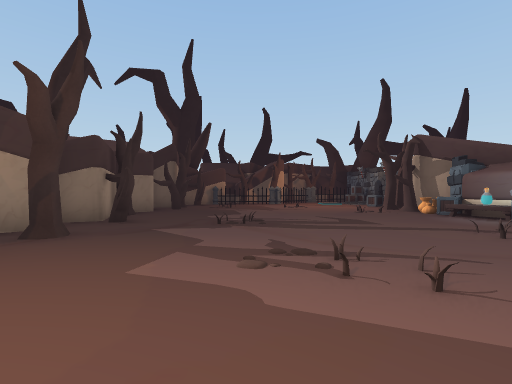
view 1 (above)

24 first-person views from a walk through a Unity game level. The camera is 1.3 m above the floor, looks level and sees 85° across. The floor is counted in squares, 2 m on a side. Each view is taken from the middle of a square. On the plan, view 1 faces up. The plan holds only what a view shows up to about 9 squares ahead; the rest is blank. The place goes on beyond the plan. The player character is not drawn. Some animated figures are not drawn.

view 2
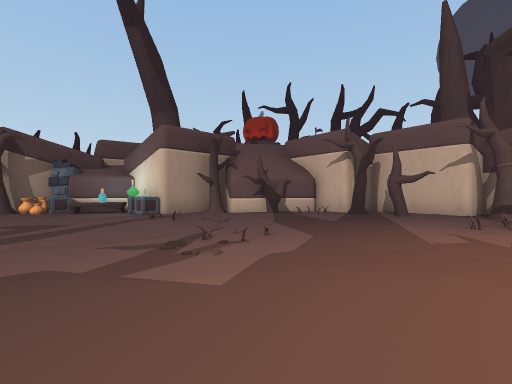

view 3
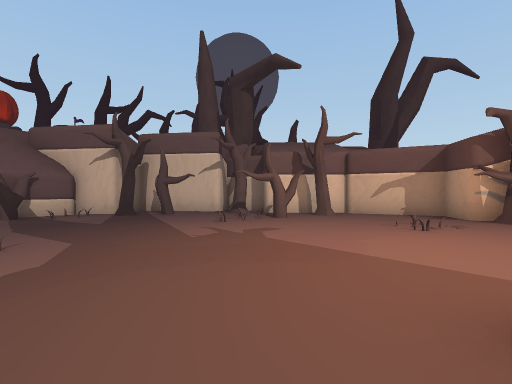

view 4
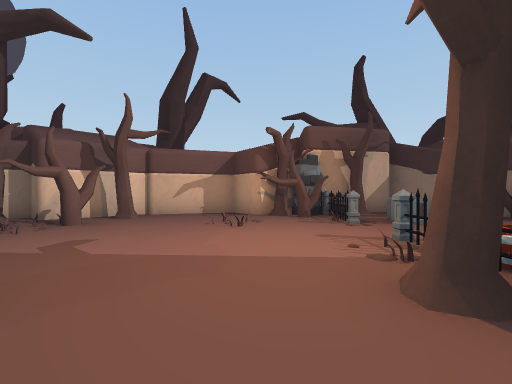

view 5
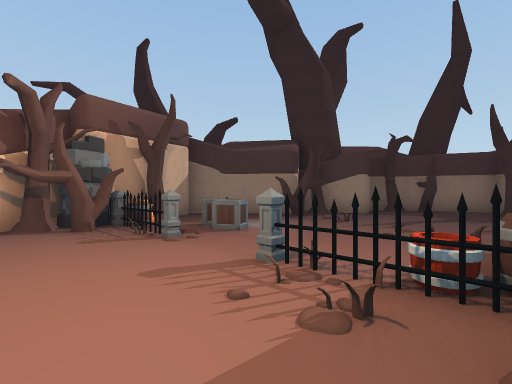

view 6
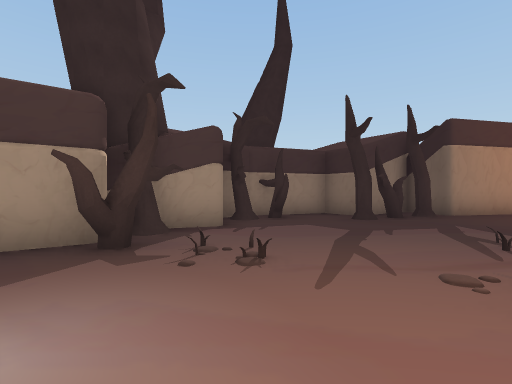

view 7
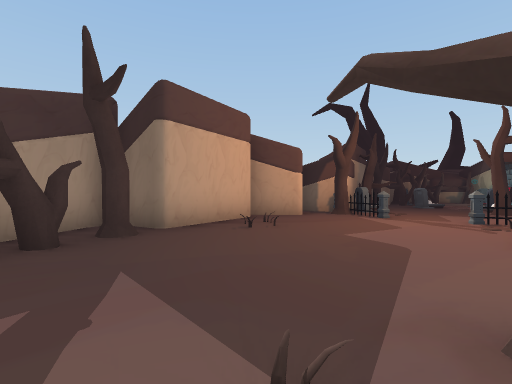

view 8
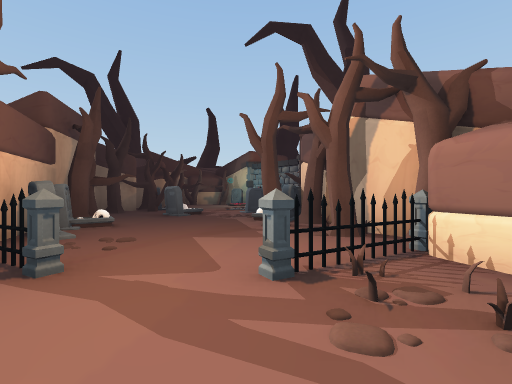

view 9
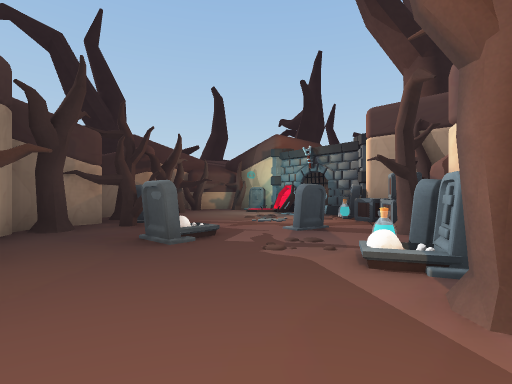

view 10
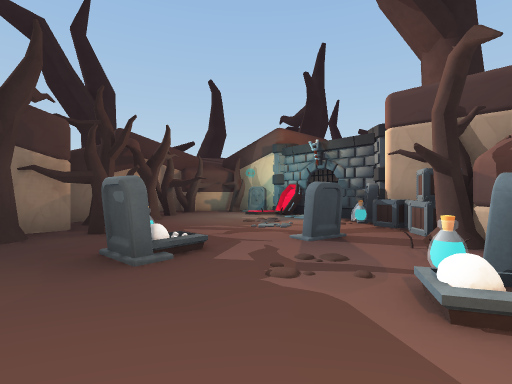

view 11
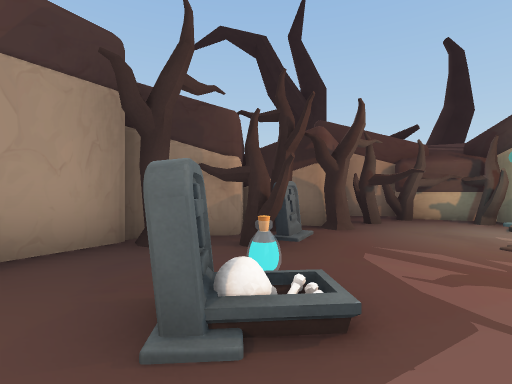

view 12
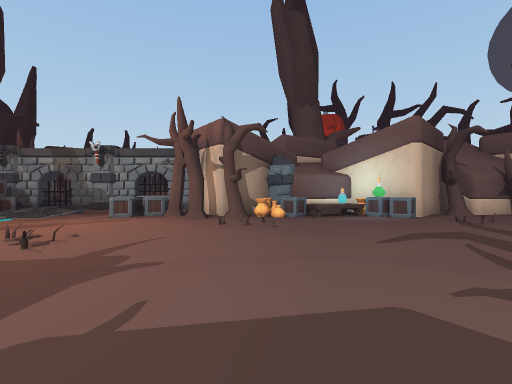

view 13
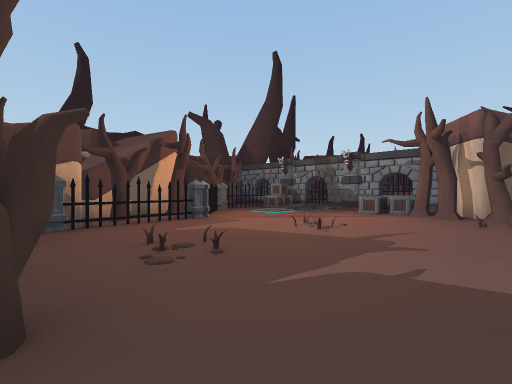

view 14
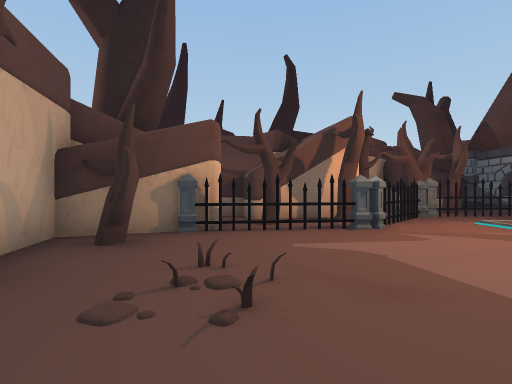

view 15
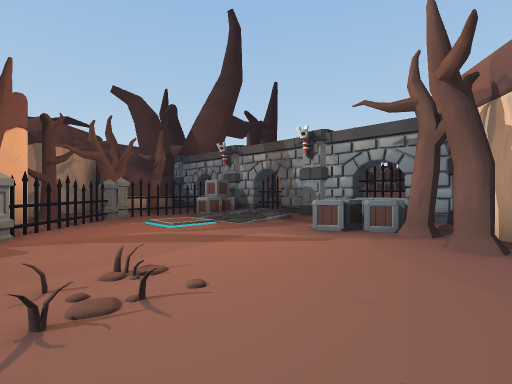

view 16
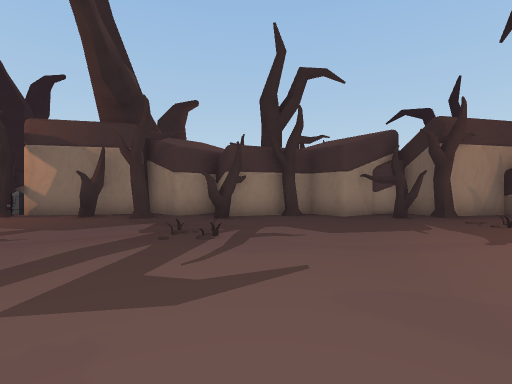

view 17
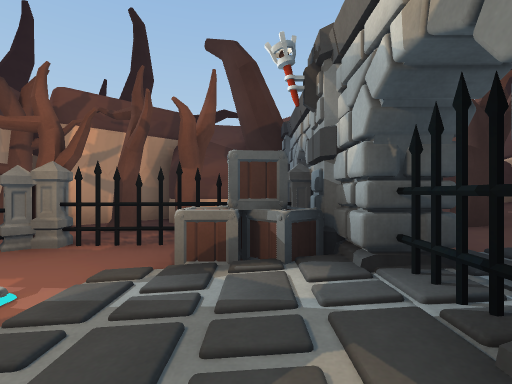

view 18
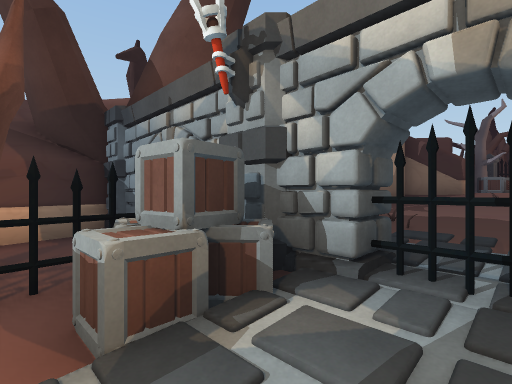

view 19
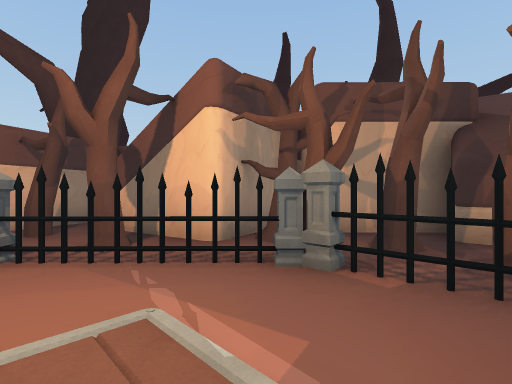

view 20
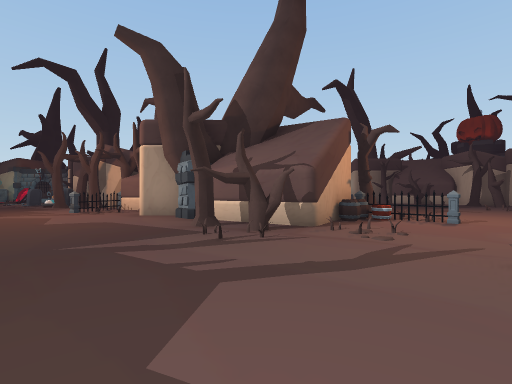

view 21
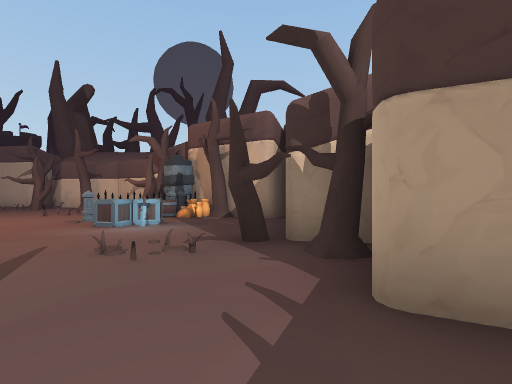

view 22
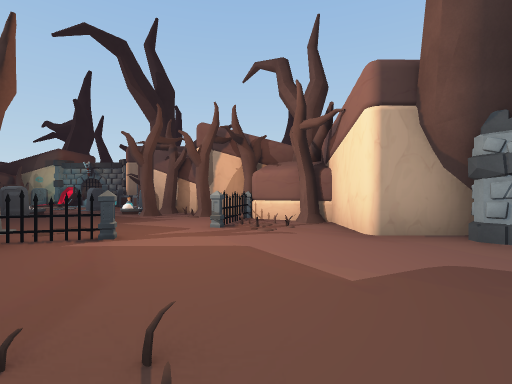

view 23
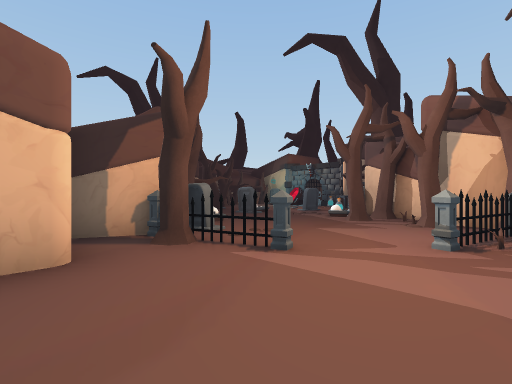

view 24
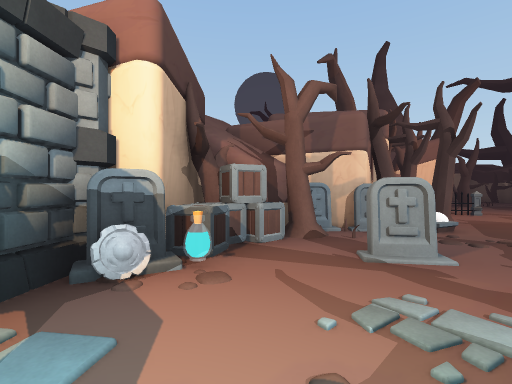

### Floor plan
Points are (right, up) in squares from view 1. A wall is a line through its corners. A room is listed if a view was taken in it or the views show most of it. See-through windows are left out.
Room 1 (views 1, 2, 3, 4, 5, 6, 7, 8, 9, 10, 11, 12, 13, 14, 15, 16, 17, 18, 19, 20, 21, 22, 23, 24)
walls: (-4.3, 3.4) (-3.6, 0.7); (-6.7, 8.8) (-7.4, 9.8); (-4.2, 11.2) (-4.1, 10.4) (-3.4, 9.3) (-4.3, 8.6) (-3.4, 6.2) (-4.6, 5.8) (-3.6, 4.8) (-4.9, 3.6); (-4.4, 11.2) (-4.1, 10.5); (-3.5, 11.8) (-4.4, 11.6); (-6.7, 3.6) (-7.9, 4.8) (-6.6, 6.1); (-7.2, 10.2) (-7.6, 11.2); (-7.6, 12.3) (-6.9, 12.5); (-3.9, 14.1) (-3.5, 12.1); (-3.5, 14.2) (-3.9, 14); (-5.6, 0.1) (-6.5, -0.1) (-7.1, 2.3); (-5.8, 14.2) (-6.6, 15); (-1.7, 14.8) (-3.9, 14); (5.4, 5) (6.5, 6.1); (-12.5, 8.3) (-13.6, 7.9); (6.5, 8.5) (5.5, 10) (6.3, 10.5); (-12.7, 6.4) (-13.7, 5.4); (-2.3, 16.9) (-1.7, 15.3); (-12.7, 9.4) (-12.4, 8.7); (-0.3, 16.9) (-0.8, 16.6); (-7.3, 16.4) (-8.1, 17.3); (-13.3, 5.1) (-12.7, 2.4); (-7.5, 16.5) (-7.7, 17.1); (7, 3) (5.4, 4.6); (-1.3, 17.7) (-2, 17.5); (7, 11.8) (7, 12.8); (1.7, 17.4) (-1.1, 16.7); (-13.4, 2.1) (-14.2, 1.9) (-12.9, 0.2); (6.5, 0.1) (5.9, 2.6); (5.9, -0.7) (6.8, -0.1); (7.4, 12.8) (6.7, 12.8) (6.7, 13.5); (-12.7, -0.2) (-13.6, -0.9) (-12.7, -3.2) (-12, -3.9); (-13.8, 13.4) (-13.5, 12.1); (-13.4, 14.5) (-14.3, 13.5); (1.4, 19.2) (1.6, 18.3); (6.7, 15.8) (6.7, 16.5); (7.1, 15.7) (6.9, 15.7) (6.6, 16.4); (-11, -3.8) (-10.3, -3.6) (-9.6, -5.6) (-8.6, -4.9) (-7.2, -6.9); (7.4, 15.8) (6.8, 15.8); (-3.2, -6.8) (-2, -5.9) (-1.3, -6.9) (1, -6.1); (1.2, -6.2) (3, -4.4) (3.7, -5.1) (4.3, -4.9); (-13.9, 15.6) (-13.5, 15.1); (5, -4.5) (4.4, -3.7) (5.9, -2.6); (-13.5, 16.4) (-14.4, 16); (-7.3, -6.8) (-6.6, -7.5); (-6.4, -7.1) (-5.4, -6.9); (-10.7, 19.9) (-12.1, 19.4); (6.7, 18.5) (6.7, 19.8); (3.9, 20.8) (2.4, 19.4); (7.1, 18.8) (6.6, 18.8); (-12.6, 19.9) (-13.7, 19.1); (6.6, 20.3) (4.3, 19.8)
objects: tree (-13, 2); tombstone (-13, 10) to (-12, 10); tree (-13, 11); tree (-13, 12); tree (-13, 14); tombstone (-13, 15); tree (-13, 16); tree (-13, 17); tree (-12, -3); tree (-12, -2); tree (-12, 0); tree (-12, 8); tombstone (-12, 9); tree (-12, 15); tree (-12, 18); tree (-12, 19); fence (-11, 7); other object (-11, 12); tombstone (-11, 13); tree (-11, 19); other object (-10, 19); fence (-9, 7) to (-8, 8); tree (-9, 10) to (-9, 11); other object (-9, 12); tombstone (-9, 14); other object (-9, 16); coffin (-9, 18); pillar (-9, 19); tree (-8, -5); tree (-8, 0) to (-7, 1); tree (-8, 2); tree (-8, 9); tree (-8, 11); tombstone (-8, 12); tree (-8, 13); crate (-8, 14); crate (-8, 15); tombstone (-8, 16); other object (-8, 18); pillar (-7, 3); tree (-7, 8); tombstone (-7, 13); tree (-7, 14); crate (-7, 15); pillar (-7, 16); other object (-6, -4); tree (-5, -7); pot (-5, -6); crate (-5, -5); crate (-5, -4); barrel (-5, 0); other object (-4, -7); pillar (-4, -6); tree (-4, -5); fence (-4, -4); fence (-4, -2); bucket (-4, -1); barrel (-4, 0); tree (-4, 8); tree (-3, -6); barrel (-3, -5); tree (-3, 0); tree (-3, 3); tree (-3, 4); tree (-3, 6); tree (-3, 11); tree (-3, 12); tree (-3, 13) to (-3, 14); other object (-1, 15) to (0, 15); tree (-1, 16); tree (1, -5); other object (1, 15) to (2, 16); tree (1, 16); tree (2, -4) to (2, -3); tree (2, 18); tree (3, -4) to (4, -4); tree (3, 17) to (3, 18); tree (4, 19); tree (5, -2); tree (5, -1); crate (5, 5); other object (5, 6); table (5, 7) to (6, 7); crate (5, 8); tree (5, 9); tree (5, 10); crate (5, 12); tree (5, 18) to (5, 19); tree (6, 1); tree (6, 3); other object (6, 6); pillar (6, 8); pot (6, 9); tree (6, 11); crate (6, 12); crate (6, 13); crate (6, 16); crate (6, 17); other object (6, 18); pillar (7, 11); pillar (7, 14); fence (7, 15); pillar (7, 17); other object (9, 16); tree (9, 17); tree (9, 18)

Positions as (right, up) in squares from view 1, and headings:
1: (0, 0), facing up
2: (-3, 2), facing right
3: (-3, 2), facing down-right
4: (-2, 2), facing down
5: (-2, 0), facing down-left
6: (-5, -3), facing left
7: (-8, 0), facing up-left
8: (-9, 5), facing up
9: (-10, 9), facing up
10: (-10, 10), facing up
11: (-10, 12), facing up-left
12: (-2, 9), facing right
13: (-3, 9), facing up-right
14: (-1, 10), facing up
15: (1, 10), facing up-right
16: (4, 7), facing left
17: (6, 14), facing up
18: (5, 15), facing up-right
19: (5, 15), facing up-left
20: (-11, -3), facing up-right
21: (-11, -2), facing down-right
22: (-12, 3), facing up-right
23: (-11, 4), facing up
24: (-10, 17), facing down-right
